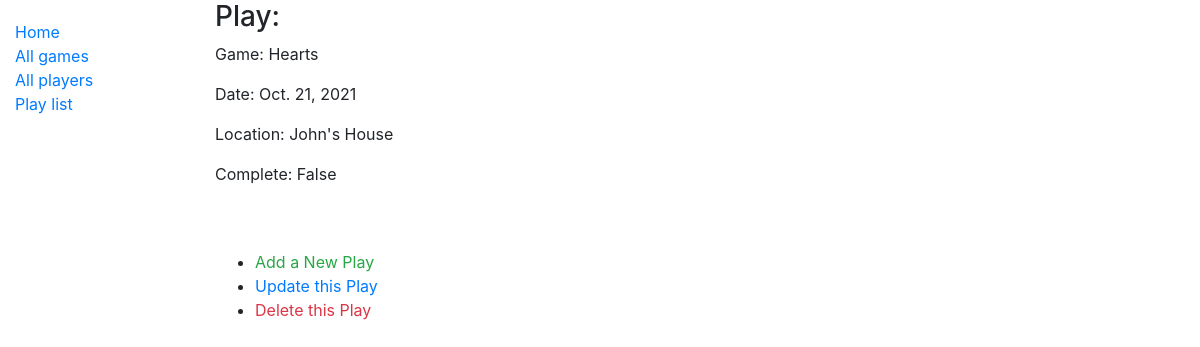
The page /play/4 on the database its author committed.
### scorekeeping/play/models.py (models this page shows, shortened)
class Play(models.Model):
    game = models.ForeignKey('game.Game', on_delete=models.RESTRICT)
    players = models.ManyToManyField('player.Player')
    hands = models.ManyToManyField('score.Hand')
    play_date = models.DateField(auto_now=False, default ='2021-10-20')
    location = models.CharField(max_length=30)
    play_complete = models.BooleanField(default=False)

### scorekeeping/game/models.py (models this page shows, shortened)
class Game(models.Model):
    description = models.CharField(max_length=20)
    rules_link = models.URLField(max_length=60, default='https://google.com')
    rules_text = models.TextField()

### scorekeeping/play/views.py (the view)
# urls.py: path('play/<int:pk>', views.PlayDetailView.as_view(), name='play-detail'),
class PlayDetailView(generic.DetailView):
    model = Play

### scorekeeping/play/templates/play/play_detail.html (shortened to what this page needs)
<!DOCTYPE html>
{% extends "base_generic.html" %}
  {% load static %}
    {% block content %}
    <h3>Play:</h3>
    <p>Game: {{play.game.description}}</p>
    <p>Date: {{play.play_date}}</p>
    <p>Location: {{play.location}} </p>
    <p>Complete: {{play.play_complete}}</p><br><br>
        <ul>
            <li><a class="text-success" href="{% url 'play-create' %}">Add a New Play</a></li>
            <li><a class="text-primary" href="{% url 'play-update' play.pk %}">Update this Play</a></li>
            <li><a class="text-danger" href="{% url 'play-delete' play.pk %}">Delete this Play</a></li>
        </ul>
    {% endblock %}

### rows shown on the page
Play: game.description "Hearts", play_date "Oct. 21, 2021", location "John's House", play_complete "False"
